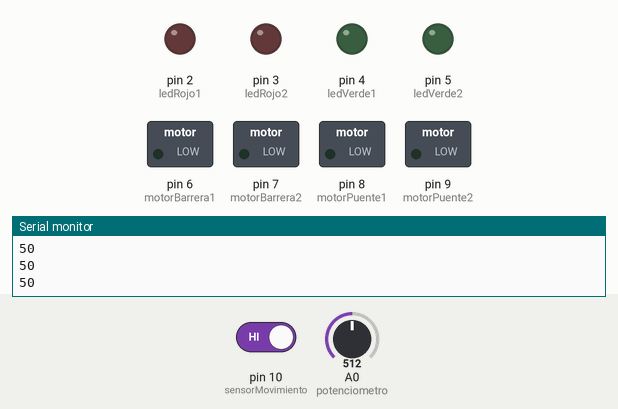
This sketch was run on a simulated Arduino Uno, built with avr-gcc and run on an emulated ATmega328P. Parts: switched loads named in the sketch (green lamp = pin HIGH), output pins drawn as LEDs (lit = HIGH), the last lines printed to the serial monitor. Dashed ring = blinking. Inputs (shaded band) come from the test bench; at power-on: pin 10 (sensorMovimiento) HIGH, A0 (potenciometro) = 512.

Above: at 1.2 s.
1.3 s: pin 10 (sensorMovimiento) driven LOW
At 2.4 s:
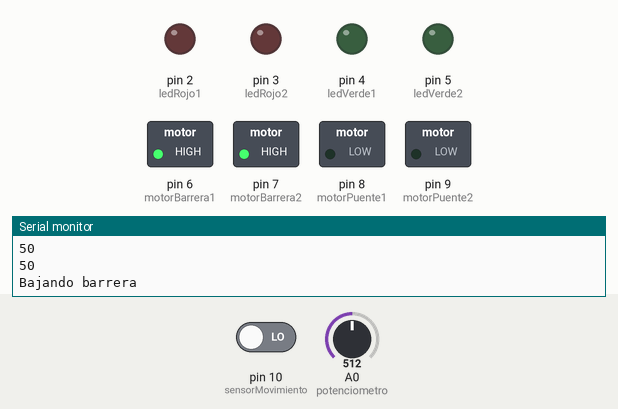
At 3.7 s:
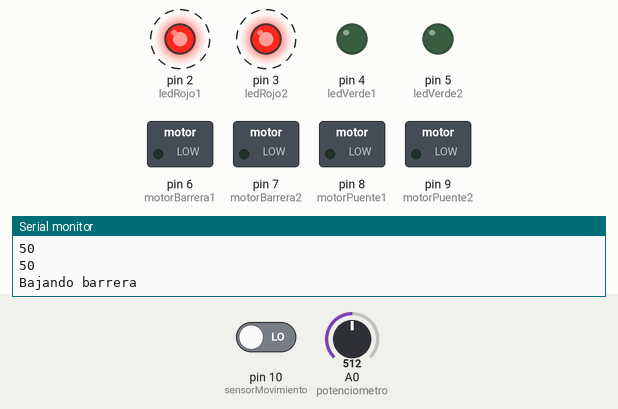
Timing chart, 0 to 9.8 s (numbered marks = the images above; inputs shaded):
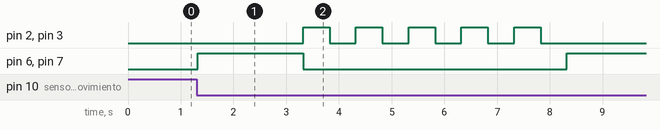

The sketch:

pruebaPOEC.ino
```cpp
const int ledRojo1 = 2;
const int ledRojo2 = 3;
const int ledVerde1 = 4;
const int ledVerde2 = 5;

const int motorBarrera1 = 6;
const int motorBarrera2 = 7;
const int motorPuente1 = 8;
const int motorPuente2 = 9;

const int sensorMovimiento = 10;
const int potenciometro = A0;

int valorPotenciometro;
bool movimientoDetectado = false;

void setup() {
  pinMode(ledRojo1, OUTPUT);
  pinMode(ledRojo2, OUTPUT);
  pinMode(ledVerde1, OUTPUT);
  pinMode(ledVerde2, OUTPUT);

  pinMode(motorBarrera1, OUTPUT);
  pinMode(motorBarrera2, OUTPUT);
  pinMode(motorPuente1, OUTPUT);
  pinMode(motorPuente2, OUTPUT);

  pinMode(sensorMovimiento, INPUT);
  Serial.begin(9600);

  apagarTodo();
}

void bajarBarreras() {
  Serial.println("Bajando barrera");
  digitalWrite(motorBarrera1, HIGH);
  digitalWrite(motorBarrera2, HIGH);
  delay(2000);
  digitalWrite(motorBarrera1, LOW);
  digitalWrite(motorBarrera2, LOW);
}

void subirBarreras() {
  Serial.println("Subiendo barrera");
  digitalWrite(motorBarrera1, HIGH);
  digitalWrite(motorBarrera2, HIGH);
  delay(2000);
  digitalWrite(motorBarrera1, LOW);
  digitalWrite(motorBarrera2, LOW);
}

void prenderRojo(void) {
  digitalWrite(ledRojo1, HIGH);
  digitalWrite(ledRojo2, HIGH);
  digitalWrite(ledVerde1, LOW);
  digitalWrite(ledVerde2, LOW);
}

void prenderVerde(void) {
  digitalWrite(ledRojo1, LOW);
  digitalWrite(ledRojo2, LOW);
  digitalWrite(ledVerde1, HIGH);
  digitalWrite(ledVerde2, HIGH);
}

void parpadearRojos() {
  for (int i = 0; i < 5; i++) {
    digitalWrite(ledRojo1, HIGH);
    digitalWrite(ledRojo2, HIGH);
    delay(500);
    digitalWrite(ledRojo1, LOW);
    digitalWrite(ledRojo2, LOW);
    delay(500);
  }
}

void apagarTodo() {
  digitalWrite(ledRojo1, LOW);
  digitalWrite(ledRojo2, LOW);
  digitalWrite(ledVerde1, LOW);
  digitalWrite(ledVerde2, LOW);

  digitalWrite(motorPuente1, LOW);
  digitalWrite(motorPuente2, LOW);

  digitalWrite(motorBarrera1, LOW);
  digitalWrite(motorBarrera2, LOW);
}

void loop() {
  valorPotenciometro = map(analogRead(potenciometro), 0, 1023, 1, 100);
  movimientoDetectado = digitalRead(sensorMovimiento);

  Serial.println(valorPotenciometro);

  if (movimientoDetectado == LOW) {
    digitalWrite(motorPuente1, LOW);
    digitalWrite(motorPuente2, LOW);
    bajarBarreras();
    parpadearRojos();
    digitalWrite(ledVerde1, LOW);
    digitalWrite(ledVerde2, LOW);
    Serial.println("Movimiento detectado");
  }

  if (valorPotenciometro >= 80 && movimientoDetectado == HIGH) {
    prenderRojo();
    bajarBarreras();
    delay(5000);
    digitalWrite(motorPuente1, HIGH); //Rosado
    digitalWrite(motorPuente2, HIGH); //Rosado
    delay(10000);
    digitalWrite(motorPuente1, LOW); //Rosado
    digitalWrite(motorPuente2, LOW); //Rosado
    prenderVerde();
    subirBarreras();
  } else if (valorPotenciometro < 80 && movimientoDetectado == HIGH) {
    apagarTodo();
  }
}
```

Measured:
- after the input at 1.3 s, pin 2 (ledRojo1), pin 3 (ledRojo2): alternates HIGH for 0.50 s and LOW for 0.50 s, 10 changes in all, then stays LOW, starting after 2.0 s; pin 6 (motorBarrera1), pin 7 (motorBarrera2): LOW → HIGH at once, → LOW 2.0 s later, → HIGH 5.0 s later
